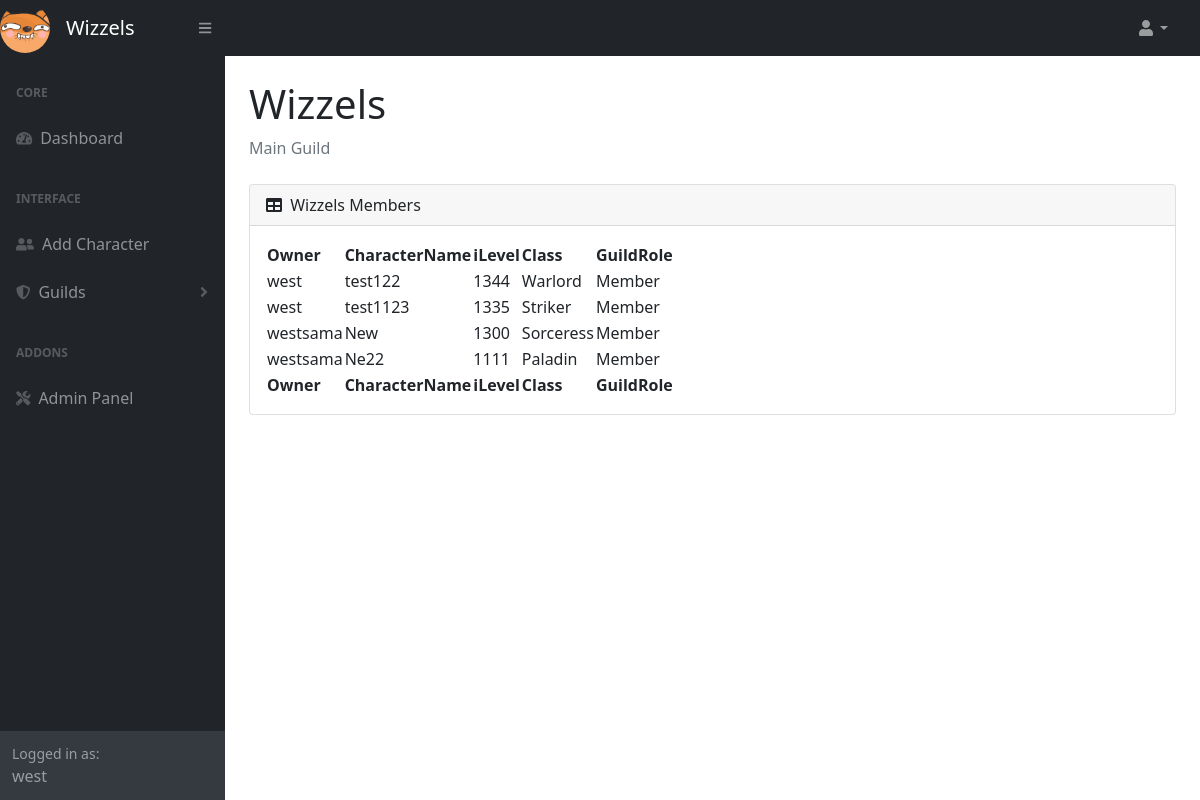
The page /wizzels/ (signed in) on the database its author committed.
### guildboard/models.py (models this page shows, shortened)
class Character(models.Model):
    user = models.ForeignKey(User, on_delete=models.CASCADE, null=True)
    name = models.CharField(max_length=64)
    iLevel = models.IntegerField(null=False)
    guildRole = models.CharField(max_length=64, default="Member")
    classe = models.CharField(max_length=64, default="")
    guild = models.ForeignKey(Guild, on_delete=models.CASCADE, blank=True, null=True)

### guildboard/views.py (the view)
# urls.py: path("wizzels/", views.wizzelsPage, name="wizzels"),
def wizzelsPage(request):
    chars = Character.objects.all()
    context = {"chars":chars}
    return render(request, "guildboard/wizzels.html", context)

### guildboard/templates/guildboard/wizzels.html (shortened to what this page needs)
{% extends "guildboard/layout.html" %}
{% block pageTitle %}Wizzels{% endblock %}
{% block pageInfo %}Main Guild{% endblock %}
{% block body %}
{% load static %}
<div class="card mb-4">
    <div class="card-header">
        <i class="fas fa-table me-1"></i>
        Wizzels Members
    </div>
    <div class="card-body">
        <table id="datatablesSimple">
            <thead>
                <tr>
                    <th>Owner</th>
                    <th>CharacterName</th>
                    <th>iLevel</th>
                    <th>Class</th>
                    <th>GuildRole</th>
                </tr>
            </thead>
            <tfoot>
                <tr>
                    <th>Owner</th>
                    <th>CharacterName</th>
                    <th>iLevel</th>
                    <th>Class</th>
                    <th>GuildRole</th>
                </tr>
            </tfoot>
            <tbody>
            {% for char in chars %}
            {% if char.guild != Wizzels %}
                <tr>
                    <td>{{ char.user }}</td>
                    <td>{{ char.name }}</td>
                    <td>{{ char.iLevel }}</td>
                    <td>{{ char.classe }}</td>
                    <td>{{ char.guildRole }}</td>
                </tr>
            {% endif %}
            {% endfor %}
        </tbody>
        </table>
    </div>
</div>
{% endblock %}

### guildboard/templates/guildboard/layout.html (shortened to what this page needs)
<!DOCTYPE html>
<html lang="en">
{% load static %}
<head>
    <link href="https://cdn.jsdelivr.net/npm/simple-datatables@latest/dist/style.css" rel="stylesheet" />
    <link href="{% static 'guildboard/css/styles.css'%}" rel="stylesheet" />
    <link href="https://cdn.jsdelivr.net/npm/bootstrap@5.1.3/dist/css/bootstrap.min.css" rel="stylesheet">
</head>
<body>
    <nav class="sb-topnav navbar navbar-expand navbar-dark bg-dark">
        <img src="{% static 'guildboard\assets\img\wizzlewd.png' %}" style="width: 50px; border-radius: 25px;" alt="wizzlogo">
        <a class="navbar-brand ps-3" style="width: 140px;" href="/">Wizzels</a>
        <button class="btn btn-link btn-sm order-1 order-lg-0 me-4 me-lg-0" id="sidebarToggle" href="#!"><i class="fas fa-bars"></i></button>
        <ul class="navbar-nav ms-auto ms-md-0 me-3 me-lg-4">
            <li class="nav-item dropdown">
                <a class="nav-link dropdown-toggle" id="navbarDropdown" href="#" role="button" data-bs-toggle="dropdown" aria-expanded="false"><i class="fas fa-user fa-fw"></i></a>
            </li>
        </ul>
        </nav>
        <div id="layoutSidenav">
        <div id="layoutSidenav_nav">
            <nav class="sb-sidenav accordion sb-sidenav-dark" id="sidenavAccordion">
                <div class="sb-sidenav-menu">
                    <div class="nav">
                        <div class="sb-sidenav-menu-heading">Core</div>
                        <a class="nav-link" href="{% url 'index' %}">
                            <div class="sb-nav-link-icon"><i class="fas fa-tachometer-alt"></i></div>
                            Dashboard
                        </a>
                        <div class="sb-sidenav-menu-heading">Interface</div>
                        <a class="nav-link collapsed" href="{% url 'addCharacter' %}">
                            <div class="sb-nav-link-icon"><i class="fas fa-user-friends"></i></div>
                            Add Character
                        </a>
                        <a class="nav-link collapsed" href="#" data-bs-toggle="collapse" data-bs-target="#collapseLayouts" aria-expanded="false" aria-controls="collapseLayouts">
                            <div class="sb-nav-link-icon"><i class="fas fa-shield-alt"></i></div>
                            Guilds
                            <div class="sb-sidenav-collapse-arrow"><i class="fas fa-angle-down"></i></div>
                        </a>
                        <div class="sb-sidenav-menu-heading">{% if user.is_superuser %}Addons{% endif %}</div>
                        {% if user.is_superuser %}
                        <a class="nav-link" href="/admin/guildboard/character">
                            <div class="sb-nav-link-icon"><i class="fas fa-tools"></i></div>
                            Admin Panel
                        </a>
                        {% endif %}
                        </div>
                </div>
                <div class="sb-sidenav-footer">
                    <div class="small">Logged in as:</div>
                    {{ user }}
                </div>
            </nav>
        </div>
        <div id="layoutSidenav_content">
            <main>
                <div class="container-fluid px-4">
                    <h1 class="mt-4">{% block pageTitle %}Dashboard{% endblock%}</h1>
                    <ol class="breadcrumb mb-4">
                        <li class="breadcrumb-item active">{% block pageInfo %}Daashboard{% endblock %}</li>
                    </ol>
    {% load static %}
    {% block body%}
    {% endblock %}
    {% load static %}
</body>
</html>

### rows shown on the page
Character: user "west", name "test122", iLevel "1344", classe "Warlord", guildRole "Member"
Character: user "west", name "test1123", iLevel "1335", classe "Striker", guildRole "Member"
Character: user "westsama", name "New", iLevel "1300", classe "Sorceress", guildRole "Member"
Character: user "westsama", name "Ne22", iLevel "1111", classe "Paladin", guildRole "Member"

### other values the page prints
{{ user }} "west"
